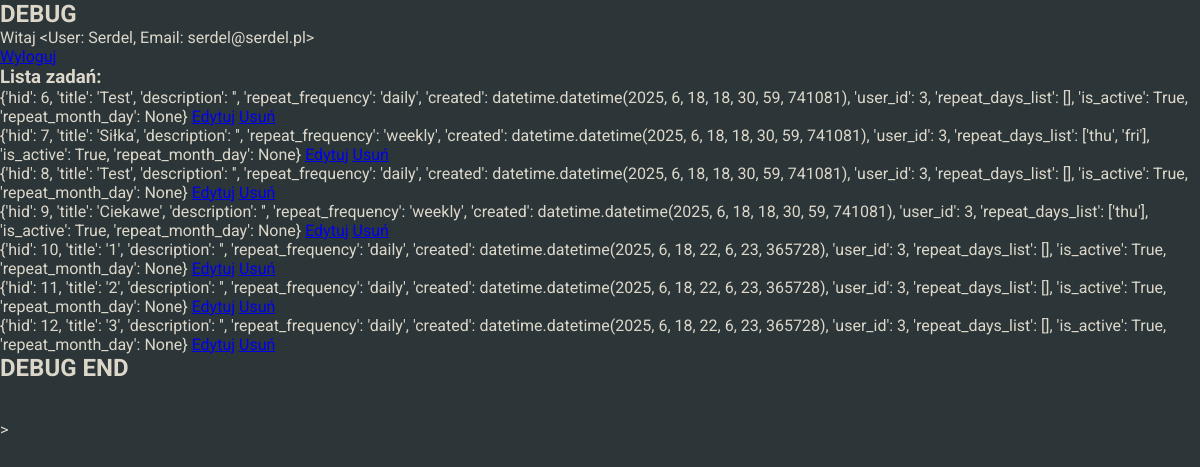
The page /debug (signed in) on the database as committed earlier.
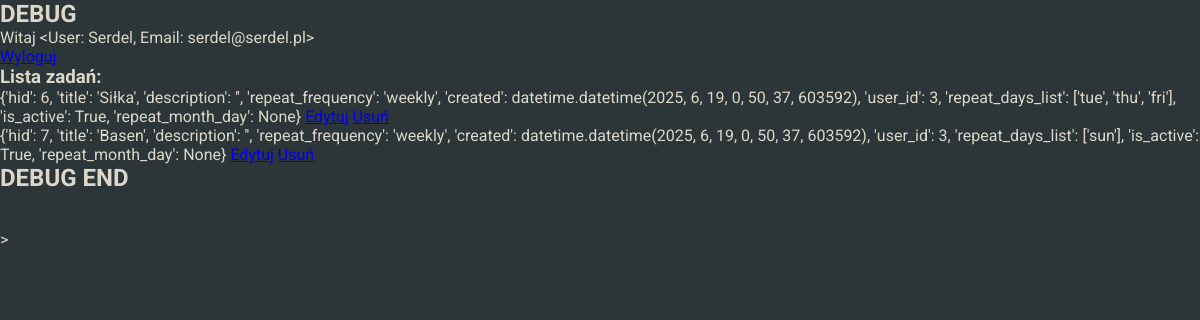
The same page on the database as committed later.
### habitcakesapp/blueprints/userbase/models.py (models this page shows, shortened)
class User(db.Model, UserMixin):
    __tablename__ = 'users'
    uid = db.Column(db.Integer, primary_key=True)
    username = db.Column(db.String, nullable=False)
    password = db.Column(db.String, nullable=False)
    email = db.Column(db.String, nullable=False)
    role = db.Column(db.String,default='user', nullable=False)
    habits = db.relationship('Habit', back_populates='user')
    def __repr__(self):
        return f'<User: {self.username}, Email: {self.email}>'

### habitcakesapp/blueprints/habits/models.py (models this page shows, shortened)
class Habit(db.Model):
    __tablename__ = 'habits'
    hid = db.Column(db.Integer, primary_key=True)
    title = db.Column(db.String, nullable=False)
    description = db.Column(db.String, nullable=True)
    repeat_frequency = db.Column(db.String, nullable=True)
    repeat_day = db.Column(db.String, nullable=True)
    created = db.Column(db.DateTime, default=datetime.now(), nullable=False)
    is_active = db.Column(db.Boolean, default=True, nullable=False)
    repeat_month_day = db.Column(db.Integer,nullable=True)
    user_id = db.Column(db.Integer, db.ForeignKey('users.uid'), nullable=False, index=True)
    user = db.relationship('User', back_populates='habits')
    completions = db.relationship('HabitCompletion', backref='habit', cascade="all, delete-orphan")

### habitcakesapp/blueprints/core/routes.py (the view)
@core.route('/debug')
@login_required
def debug():
    user_habits = current_user.habits
    processed_habits = []
    for habit in user_habits:
        habit_dict = {
            'hid': habit.hid,
            'title': habit.title,
            'description': habit.description,
            'repeat_frequency': habit.repeat_frequency,
            'created': habit.created,
            'user_id': habit.user_id,
            'repeat_days_list': habit.repeat_day.split('.') if habit.repeat_day else [],
            'is_active': habit.is_active,
            'repeat_month_day': habit.repeat_month_day
        }
        processed_habits.append(habit_dict)
    return render_template('core/debug.html', habits=processed_habits)

### habitcakesapp/blueprints/core/templates/core/debug.html (shortened to what this page needs)
{% extends "base.html" %}
{% block content %}
    <main>
        <h2>DEBUG</h2>
        <p>Witaj {{ current_user }}</p>
        <a href="{{ url_for('userbase.logout') }}">Wyloguj</a><br>
        <h3>Lista zadań:</h3>
        <ul>
            {% for habit in habits %}
            <li>{{ habit }} <a href="{{ url_for('habits.edit_habit', habit_id=habit['hid']) }}">Edytuj</a>
                <a href="{{ url_for('habits.delete', habit_id=habit['hid']) }}">Usuń</a>
            </li>
            {% endfor %}
        </ul>
        <h2>DEBUG END</h2><br><br>
    </main>>
{% endblock %}

### habitcakesapp/templates/base.html (shortened to what this page needs)
<!DOCTYPE html>
<html lang="pl">
<head>
    <link rel="stylesheet" href="{{ url_for('static', filename='styles.css') }}">
</head>
<body>
    {% block content %}{% endblock %}
</body>
</html>

### habitcakesapp/static/styles.css (style rules this page uses)
html { box-sizing: border-box; scroll-behavior: smooth; }
*, *::before, *::after { box-sizing: inherit; margin: 0; padding: 0; }
body { font-family: "Roboto", sans-serif; color: #DCD7C9; background-color: #2C3639; min-height: 100vh; }

Rows that differ between the two databases and show on the page:
removed Habit: habit "{'hid': 6, 'title': 'Test', 'description': '', 'repeat_frequency': 'daily', 'created': datetime.datetime(2025, 6, 18, 18, 30, 59, 741081), 'user_id': 3, 'repeat_days_list': [], 'is_active': True, 'repeat_month_day': None}"
removed Habit: habit "{'hid': 8, 'title': 'Test', 'description': '', 'repeat_frequency': 'daily', 'created': datetime.datetime(2025, 6, 18, 18, 30, 59, 741081), 'user_id': 3, 'repeat_days_list': [], 'is_active': True, 'repeat_month_day': None}"
removed Habit: habit "{'hid': 9, 'title': 'Ciekawe', 'description': '', 'repeat_frequency': 'weekly', 'created': datetime.datetime(2025, 6, 18, 18, 30, 59, 741081), 'user_id': 3, 'repeat_days_list': ['thu'], 'is_active': True, 'repeat_month_day': None}"
removed Habit: habit "{'hid': 10, 'title': '1', 'description': '', 'repeat_frequency': 'daily', 'created': datetime.datetime(2025, 6, 18, 22, 6, 23, 365728), 'user_id': 3, 'repeat_days_list': [], 'is_active': True, 'repeat_month_day': None}"
removed Habit: habit "{'hid': 11, 'title': '2', 'description': '', 'repeat_frequency': 'daily', 'created': datetime.datetime(2025, 6, 18, 22, 6, 23, 365728), 'user_id': 3, 'repeat_days_list': [], 'is_active': True, 'repeat_month_day': None}"
removed Habit: habit "{'hid': 12, 'title': '3', 'description': '', 'repeat_frequency': 'daily', 'created': datetime.datetime(2025, 6, 18, 22, 6, 23, 365728), 'user_id': 3, 'repeat_days_list': [], 'is_active': True, 'repeat_month_day': None}"
added Habit: habit "{'hid': 6, 'title': 'Siłka', 'description': '', 'repeat_frequency': 'weekly', 'created': datetime.datetime(2025, 6, 19, 0, 50, 37, 603592), 'user_id': 3, 'repeat_days_list': ['tue', 'thu', 'fri'], 'is_active': True, 'repeat_month_day': None}"
changed Habit (number 2 of 2 on the later page): habit "{'hid': 7, 'title': 'Siłka', 'description': '', 'repeat_frequency': 'weekly', 'created': datetime.datetime(2025, 6, 18, 18, 30, 59, 741081), 'user_id': 3, 'repeat_days_list': ['thu', 'fri'], 'is_active': True, 'repeat_month_day': None}" → "{'hid': 7, 'title': 'Basen', 'description': '', 'repeat_frequency': 'weekly', 'created': datetime.datetime(2025, 6, 19, 0, 50, 37, 603592), 'user_id': 3, 'repeat_days_list': ['sun'], 'is_active': True, 'repeat_month_day': None}"
